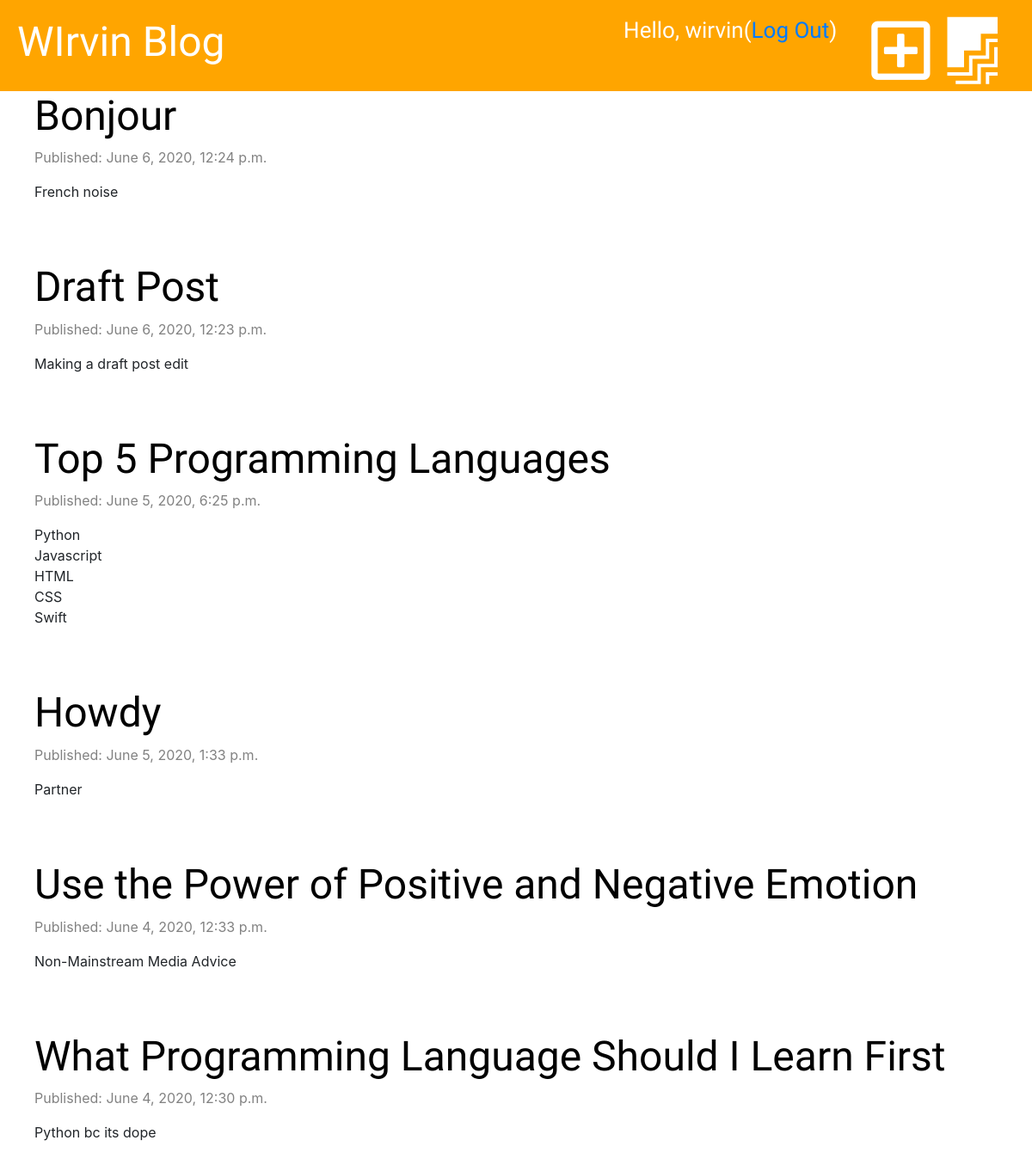
The app's page / (signed in) with its own data.
### blogpost/models.py (models this page shows, shortened)
class Post(models.Model):
    author = models.ForeignKey('auth.User', on_delete=models.CASCADE)
    title = models.CharField(max_length=200)
    text = models.TextField()
    created_date = models.DateTimeField(default=timezone.now)
    published_date = models.DateTimeField(blank=True, null=True)

### blogpost/views.py (the view)
# urls.py: path('', views.post_list, name='post_list'),
def post_list(request):
    posts = Post.objects.all().filter(published_date__lte=timezone.now()).order_by('-published_date')
    stuff_for_front_end = {'posts': posts}
    return render(request, 'blog/post_list.html', stuff_for_front_end)

### blogpost/templates/blog/post_list.html (shortened to what this page needs)
{% extends 'blog/base.html' %}
{% block content %}
{% for post in posts %}
<div class="post">
    <h2><a href="{% url 'post_detail' pk=post.pk %}">{{ post.title }}</a></h2>
    <div class="date">
        <p>Published: {{ post.published_date }}</p>
    </div>
    <p>{{ post.text|linebreaksbr }}</p>
</div>
{% endfor %}
{% endblock %}

### blogpost/templates/blog/base.html (shortened to what this page needs)
{% load static %}
<!DOCTYPE html>
<html lang="en">
<head>
    <link href="https://stackpath.bootstrapcdn.com/bootstrap/4.5.0/css/bootstrap.min.css" rel="stylesheet">
    <link rel="stylesheet" href="https://pro.fontawesome.com/releases/v5.10.0/css/all.css"/>
    <link rel="stylesheet" href="{% static 'css/blog.css' %}">
</head>
<body>
    <div class="page-header">
        {% if user.is_authenticated %}
            <a href="{% url 'post_draft_list' %}" class="top-menu"><i class="fab fa-firstdraft fa-3x"></i></a>
            <a href="{% url 'post_new' %}" class="top-menu"><i class="far fa-plus-square fa-3x"></i></a>
        <h2 class="top-menu">Hello, {{ user.username }}  <small>(<a href="{% url 'logout' %}">Log Out</a>)</small></h2>
        {% else %}
            <a href="{% url 'login' %}" class="top-menu"><i class="fas fa-sign-in-alt fa-3x"></i></a>
        {% endif %}
        <h1><a href="{% url 'post_list' %}">WIrvin Blog</a></h1>
    </div>
    <div class="content container">
        <div class="row">
            <div class="mol-md-8">
                {% block content %}
                {% endblock %}
            </div>
        </div>
    </div>
</body>
</html>

### blogpost/static/css/blog.css (style rules this page uses)
.page-header { background-color: orange; margin: 0; padding: 20px; }
.page-header h1, .page-header h1 a { color: white; font-size: 36pt; text-decoration: none; }
.content { margin-left: 40px; width 100%; }
h1, h2, h3, h4 { font-family: 'Inconsolata', serif; font-size: 48px; }
.date { color: #828282; }
.post { margin-bottom: 70px; }
.post h1 a, .post h2 a { color: black; }
.page-header .top-menu { color: white; float: right; font-size: 26px; margin-right: 20px; }
.page-header .top-menu small { color: white; float: right; font-size: 26px; margin-right: 20px; }

### records on screen
Post: title "Bonjour", published_date "June 6, 2020, 12:24 p.m.", text "French noise"
Post: title "Draft Post", published_date "June 6, 2020, 12:23 p.m.", text "Making a draft post edit"
Post: title "Top 5 Programming Languages", published_date "June 5, 2020, 6:25 p.m.", text "Python Javascript HTML CSS Swift"
Post: title "Howdy", published_date "June 5, 2020, 1:33 p.m.", text "Partner"
Post: title "Use the Power of Positive and Negative Emotion", published_date "June 4, 2020, 12:33 p.m.", text "Non-Mainstream Media Advice"
Post: title "What Programming Language Should I Learn First", published_date "June 4, 2020, 12:30 p.m.", text "Python bc its dope"

### other values on screen
{{ user.username }} "wirvin"
